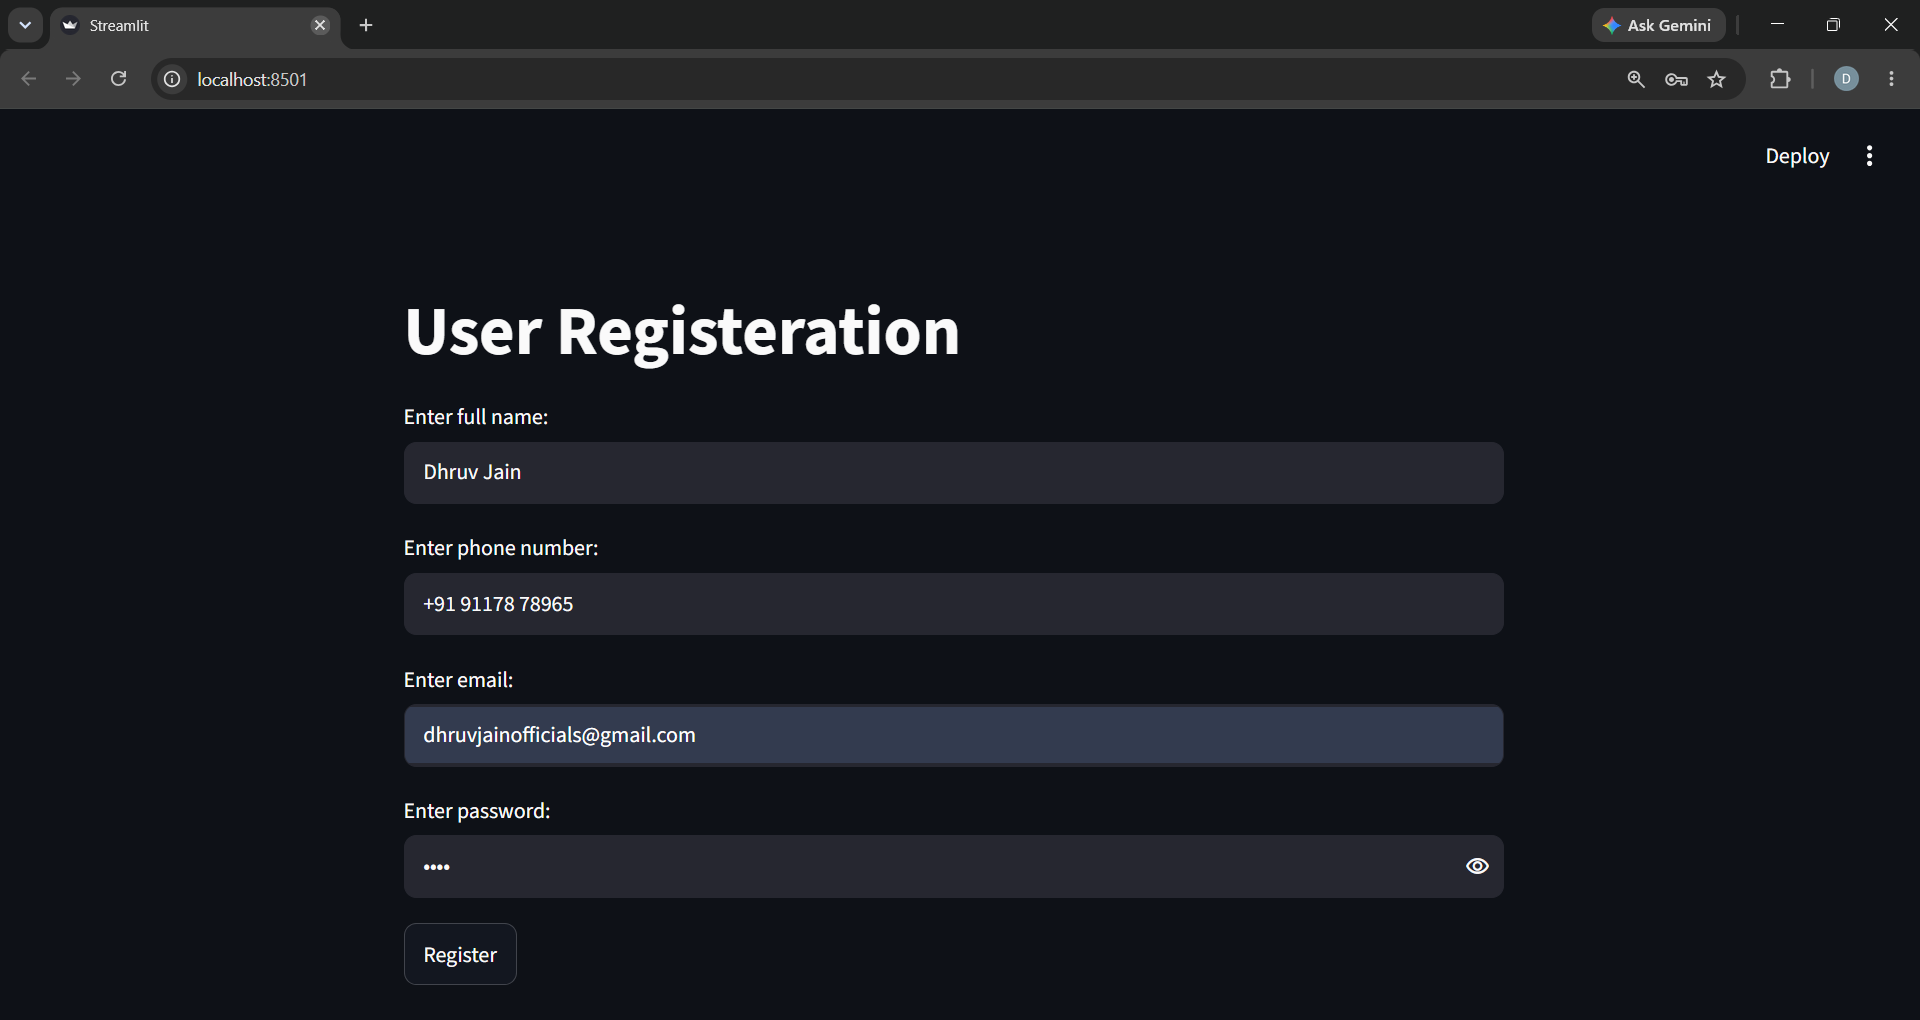

Generate this figure with Python:
from Session12E import DBHelper
from Session12B import User
import streamlit as st
st.title("User Registeration")
name=st.text_input("Enter full name:")
phone=st.text_input("Enter phone number:")
email=st.text_input("Enter email:")
password=st.text_input("Enter password:",type='password')

if st.button('Register'):

    user = User(name, phone, email, password)
    document_to_save = user.to_dictionary()

    db_helper = DBHelper()
    db_helper.select_collection()
    db_helper.save(document_to_save)
